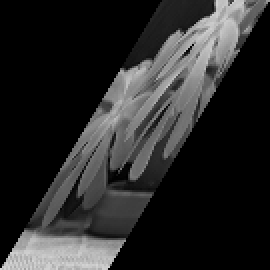
%> input picture distorted images/distorted_img_A.png, 135 x 135 px (shown 2 times larger)
$ octave AFFINE.m   (GNU Octave 9; MATLAB toolbox functions it lacks are replaced by stand-ins)
%> lines starting %> are read from the running program, lines starting %| are printed output that depends on the picture; in (x1, y1, x2, y2) boxes, pixels count from 0 and x2, y2 are one past the last pixel; in counts of white or black regions, pixels touching at a corner belong together; the program's own positions count from 1
### Code/geotrans.m
%  Example call of the GEOTRANS-function
%  --------------------------------------
%  function test
%  %        ====
%  f = double(imread('image.tif'));                     % read grayscale image
%  H = [1 0.1 2; 0.2 0.7 3; 0 0 1];    % affine example transformation
%  g = geotrans (H, f);                   % transformation of iamge f using H
%  figure; imshow (g, []);                                 % show result

function g = geotrans(H, f)
%        ==================
[h w] = size(f);
[Xp, Yp] = ndgrid(1 : w, 1 : h);
X = norm2(H \ [Xp(:) Yp(:) ones(w*h,1)]');          % indirect transformation
clear g;        % Resampling of intensity values using bilinear interpolation
xI = reshape(X(1,:), w, h)';
yI = reshape(X(2,:), w, h)';
g(:,:,1) = interp2(f(:,:,1), xI, yI, 'bilinear');
g2 = ~isfinite(g);
g(g2) = 0;

function n = norm2(x)
%        ============
for i = 1:3
    n(i,:) = x(i,:) ./ x(3,:);
end

### Code/LSM.m
%  function for a least squares correlation
function end_value = LSM (start_img,width, height)

% Calculating the Least Squares Correlation

% for initial_img
[x, y] = meshgrid(width:height,width:height);

ref_window = start_img(width:height,width:height);

[fx, fy] = gradient(ref_window,2);

% Obtaining A matrix from LSM Calcuation
A= [sum(sum(fx.^2.*(x.^2))) sum(sum(fx.^2.*(x.*y))) sum(sum(fx.*fy.*(x.*x))) sum(sum(fx.*fy.*(x.*y))) ;sum(sum(fx.^2.*(x.*y))) sum(sum(fx.^2.*(y.^2))) sum(sum(fx.*fy.*(x.*y))) sum(sum(fx.*fy.*(y.^2)));
    sum(sum(fx.*fy.*(x.^2))) sum(sum(fx.*fy.*(x.*y))) sum(sum(fy.^2.*(x.^2))) sum(sum(fy.^2.*(x.*y)));sum(sum(fx.*fy.*(x.*y))) sum(sum(fx.*fy.*(y.^2))) sum(sum(fy.^2.*(x.*y))) sum(sum(fy.^2.*y.^2))];
% B Matrix Calculation
phi = deg2rad(90);
B=[cos(phi) -sin(phi) 0 0; sin(phi) cos(phi) 0 0 ;0 0 0 0;0 0 0 1];

% Obtaining the value of D by using Moore-Penrose Pseudoinverse to matrix A
d = pinv(A).*B;

end_value = [1+d(1), d(2), 0; d(3), 1 + d(4), 0; 0, 0, 1];

### Code/gradient.m
%  example call of GRADIENT-function
%  ---------------------------------------------
%  function test
%  %        ====
%  f = double(imread('image.tif'));                     % read greyvalue image
%  [fx, fy] = gradient(f, 2);                 % compute gradients in x and y
%  figure(1); imshow (fx, []);                % horizontal greyvalue changes
%  figure(2); imshow (fy, []);                  % vertical greyvalue changes

function [fx, fy] = gradient(f, sigma)
%        =============================
r = sqrt(2)*pi*sigma;            % radius of feature mask based on standard deviation
[x, y] = meshgrid(-r:r, -r:r);                       % centering of image wirdow
                                % 1. derivative of Gauss function in x-direction
mask = -x/(2*pi*sigma.^4).*exp(-0.5*(x.^2+y.^2)/(2*sigma^2));
fx = imfilter(f, mask , 'conv');                     % horizontal convolution and
fy = imfilter(f, mask', 'conv');             % vertical convolution with the mask

### Code/AFFINE.m
clc;
close all;
% To read the three distorted images
A_distorted_img = double (imread('distorted_img_A.png'));
%> A_distorted_img: size 135x135 double; min 0, max 212, mean 41.2; mean of the top-left, top-right, bottom-left and bottom-right quarters 16.3, 72.2, 66.9, 9.4
B_distorted_img = double (imread('distorted_img_B.png'));
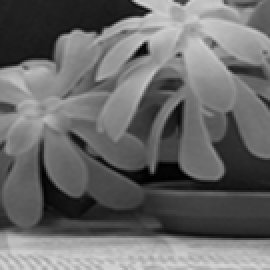
%> input picture distorted images/distorted_img_B.png, 135 x 135 px (shown 2 times larger)
%> B_distorted_img: size 135x135 double; min 0, max 216, mean 105.6; mean of the top-left, top-right, bottom-left and bottom-right quarters 102.8, 130.2, 102.9, 86.6
C_distorted_img = double (imread('distorted_img_C.png'));
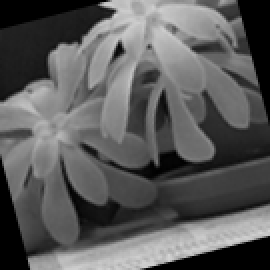
%> input picture distorted images/distorted_img_C.png, 135 x 135 px (shown 2 times larger)
%> C_distorted_img: size 135x135 double; min 0, max 213, mean 90.9; mean of the top-left, top-right, bottom-left and bottom-right quarters 97.2, 100.2, 88.5, 78
% To form and read a greyscale flower_image
intial_img = double (rgb2gray(imread('flower_image.jpg')));
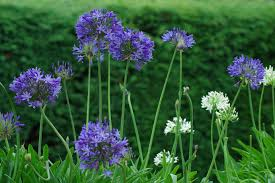
%> input picture flower_image.jpg, 275 x 183 px
%> intial_img: size 183x275 double; min 0, max 250, mean 75.1
% To read the target_image
final_img = double (imread('target_img.png'));
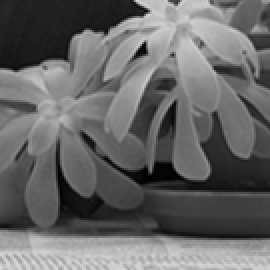
%> input picture distorted images/target_img.png, 135 x 135 px (shown 2 times larger)
%> final_img: size 135x135 double; min 0, max 216, mean 102.9; mean of the top-left, top-right, bottom-left and bottom-right quarters 97.7, 124.4, 104, 85.8
% image information
image_info=imfinfo('distorted_img_A.png');
image_width=image_info.Width;
image_height=image_info.Height;
disp(image_width);
% Applying affine transformation to the start_image
H = [0.8 0.2 0; 0.1 0.7 0; 0 0 1];

% Calling the affine function to transform the initial image using H matrix
affine = geotrans (H, intial_img);
%> in geotrans, `g2 = ~isfinite(g);`:
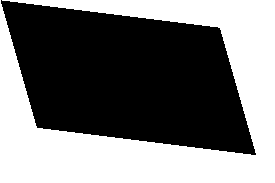
%> g2: size 183x275 logical; 46.5% white; 1 white region, box (x1, y1, x2, y2) and area: (0, 0, 275, 183) 23384

% assigning Centre and radius of circle to form on imagee
Xposition = 60;
Yposition = 52;
radii = 10;

% Initialising the i value
i=1;

% Getting the starting position of image
if i==4
    n = 72;

elseif i==1
    % To assign the distorted_img_A
    n = 46;
    affine=A_distorted_img;
    intial_img=final_img;

elseif i==2
   % To assign the distorted_img_B
    n=1;
    affine=B_distorted_img;
    intial_img=final_img;

   % To assign the distorted_img_C
elseif i==3
    n=54;
    affine=C_distorted_img;
    intial_img=final_img;

end

figure(1);
% Plotting the start image in 1st position using subplot function
subplot(1,3,1);
imshow(intial_img,[],'Border','tight');
viscircles([Xposition, Yposition], radii, 'EdgeColor', 'b', 'LineWidth', 3);
title('First Img');

% Plotting the Transformed image in 2nd position using subplot function
subplot(1,3,2);
imshow(affine,[],'Border','tight');
viscircles([Xposition, Yposition], radii, 'EdgeColor', 'b', 'LineWidth', 3);
title('Affine Img');

% Plotting the Transformed image in 3rd position using subplot function
 subplot(1,3,3);
 imshow(geotrans(inv(H),affine),[],'Border','tight');
%> in geotrans (call 2), `g2 = ~isfinite(g);`: g2: size 135x135 logical; 0.01% white in thin lines or dots, all inside (x1, y1, x2, y2) = (0, 0, 2, 1)
%> in geotrans (call 2), `g(g2) = 0;`: g: size 135x135 double; min 0, max 202.2, mean 44.4
%  viscircles([Xposition, Yposition], radii, 'EdgeColor', 'b', 'LineWidth', 3);
 title('Original Img');

figure(2);
% Plotting the transformed affine image in 1st postion using subplot function
subplot(1,2,1);
imshow(affine,[],'Border','tight');
viscircles([Xposition, Yposition], radii, 'EdgeColor', 'b', 'LineWidth', 3);
title('Affine Img');

% Plotting the transformed affine image in 2nd postion using subplot function
for i= 1:n
    figure(2);
    subplot(1,2,2);
    imshow(geotrans(inv(LSM (intial_img,image_width,image_height)), affine),[]);
    viscircles([Xposition, Yposition], radii, 'EdgeColor', 'b', 'LineWidth', 3);
    title(['iterations :' num2str(i)]);
end
%> this loop made 46 passes
%> pass 1, `title(['iterations :' num2str(i)]);`:
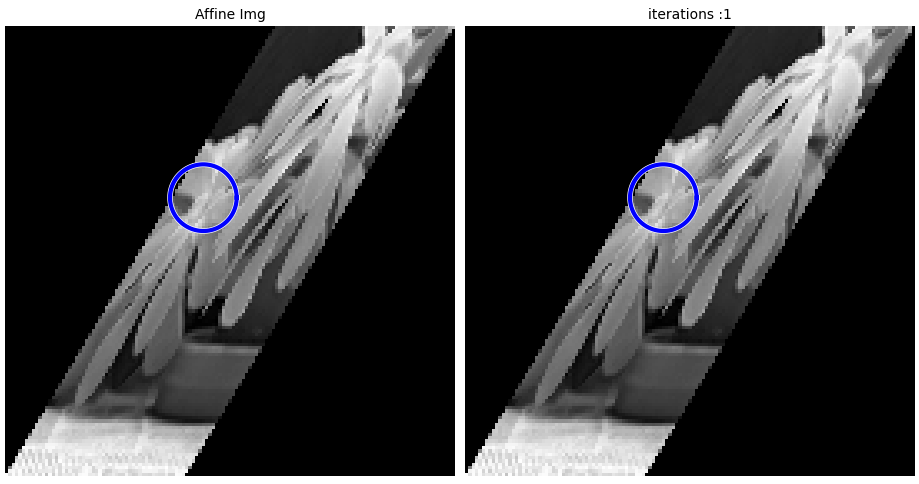
%> figure redrawn from the program's plot data, 2 panels

% Processing of Iterations

% for obtaining the gradient
[fx, fy] = gradient(intial_img, 2);

figure(3);
% Plotting the Gradient of start image in 1st position using subplot function
subplot(1,2,1);
imshow (fx,[],'Border','tight');
viscircles([Xposition, Yposition], radii, 'EdgeColor', 'b', 'LineWidth', 3);
title('fx');

% Plotting the Gradient of start image in 2nd postion using subplot function
subplot(1,2,2);
imshow (fy,[],'Border','tight');
viscircles([Xposition, Yposition], radii, 'EdgeColor', 'b', 'LineWidth', 3);
title('fy');
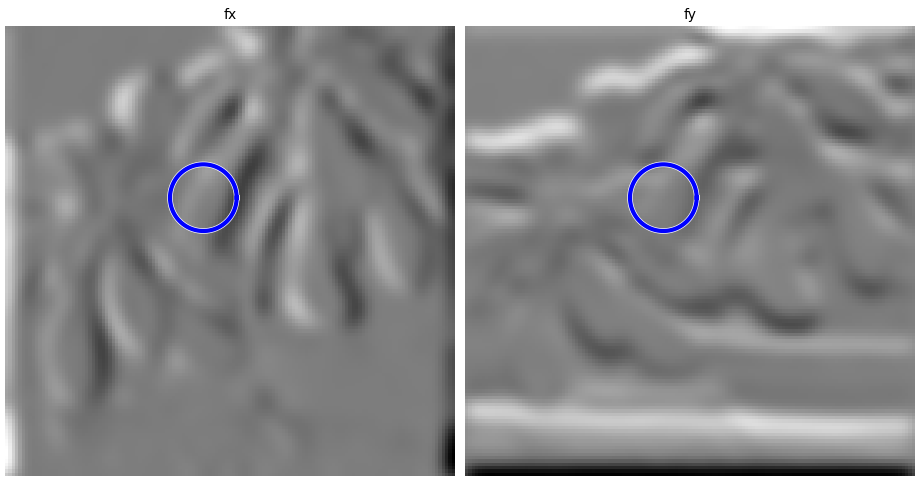
%> figure redrawn from the program's plot data, 2 panels
